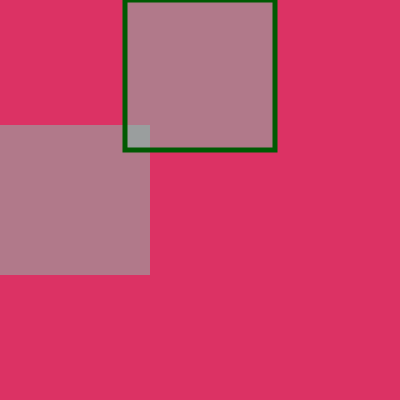
Frame 1 (no input)
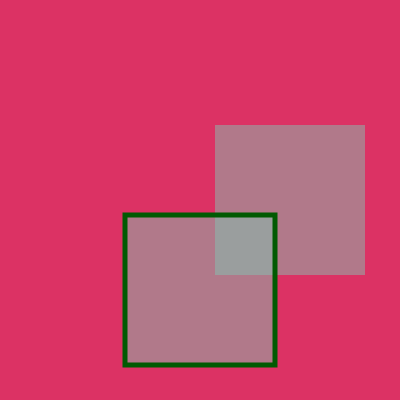
Frame 60 (no input)
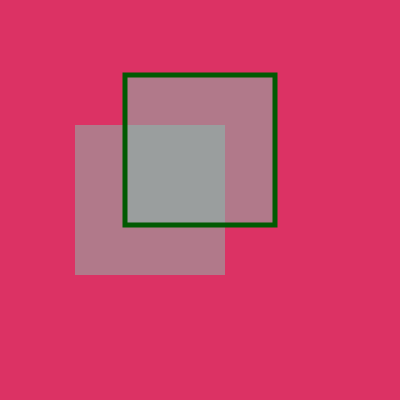
Frame 120 (the mouse pressed at the canvas centre since frame 60)

The p5.js sketch that drew these frames (run headless with seeded random() and noise() and a simulated clock; from frame 60 on, the mouse is pressed at the canvas centre):

// p5.js sketch
// ── sketch.js
let position;

function setup() {
  createCanvas(400, 400);
  position = 0;                //starting position
  step = +5;                   //step size
}

function draw() {
  background(220, 50, 100);
  let w = 150;
  let h = 150;

  fill(128, 200, 180, 120);
  noStroke();
  rect(position, height / 2 - h / 2, w, h);

  stroke(0, 90, 2);
  strokeWeight(5);
  rect(width / 2 - w / 2, position, w, h);

  position = position + step;

  //if position reaches end of canvas, or starting edge of canvas, reverse direction
  if (position > (width - w) || position < 0) {      
    step = -step;
  }

}
